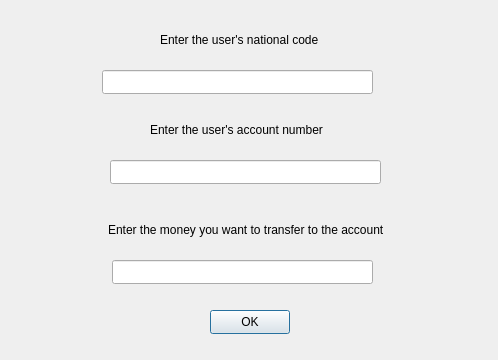
<?xml version="1.0" encoding="UTF-8"?>
<ui version="4.0">
 <class>LoanAdmin</class>
 <widget class="QDialog" name="LoanAdmin">
  <property name="geometry">
   <rect>
    <x>0</x>
    <y>0</y>
    <width>498</width>
    <height>360</height>
   </rect>
  </property>
  <property name="windowTitle">
   <string>Loan</string>
  </property>
  <widget class="QPushButton" name="okBtn">
   <property name="geometry">
    <rect>
     <x>210</x>
     <y>310</y>
     <width>80</width>
     <height>24</height>
    </rect>
   </property>
   <property name="text">
    <string>OK</string>
   </property>
  </widget>
  <widget class="QLabel" name="label">
   <property name="geometry">
    <rect>
     <x>160</x>
     <y>30</y>
     <width>191</width>
     <height>20</height>
    </rect>
   </property>
   <property name="text">
    <string>Enter the user's national code</string>
   </property>
  </widget>
  <widget class="QLabel" name="label_2">
   <property name="geometry">
    <rect>
     <x>150</x>
     <y>120</y>
     <width>201</width>
     <height>20</height>
    </rect>
   </property>
   <property name="text">
    <string>Enter the user's account number</string>
   </property>
  </widget>
  <widget class="QLabel" name="label_3">
   <property name="geometry">
    <rect>
     <x>108</x>
     <y>220</y>
     <width>291</width>
     <height>20</height>
    </rect>
   </property>
   <property name="text">
    <string>Enter the money you want to transfer to the account</string>
   </property>
  </widget>
  <widget class="QLineEdit" name="nCode">
   <property name="geometry">
    <rect>
     <x>102</x>
     <y>70</y>
     <width>271</width>
     <height>24</height>
    </rect>
   </property>
  </widget>
  <widget class="QLineEdit" name="accNum">
   <property name="geometry">
    <rect>
     <x>110</x>
     <y>160</y>
     <width>271</width>
     <height>24</height>
    </rect>
   </property>
  </widget>
  <widget class="QLineEdit" name="money">
   <property name="geometry">
    <rect>
     <x>112</x>
     <y>260</y>
     <width>261</width>
     <height>24</height>
    </rect>
   </property>
  </widget>
 </widget>
 <resources/>
 <connections/>
</ui>
